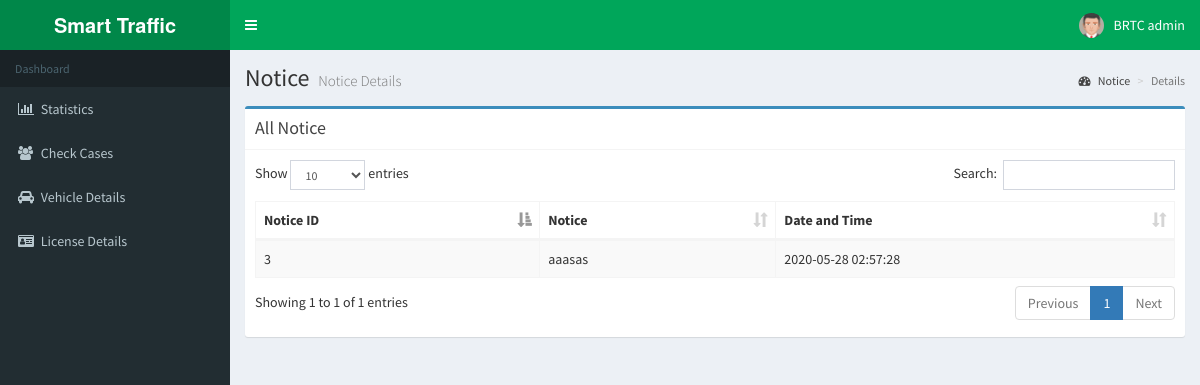
The app's page /traffic_info_admin/notice-role.php (signed in) with its own data.
### tables this page shows
CREATE TABLE `notice` (
  `id` int(11) NOT NULL,
  `notice` varchar(1500) NOT NULL,
  `odience` varchar(100) NOT NULL,
  `date` datetime NOT NULL
);

### traffic_info_admin/notice-role.php (the view, shortened to what this page needs)
<?php session_start();
include_once 'database.php';
?>
<!DOCTYPE html>
<html>
<head>
  <link rel="stylesheet" href="bower_components/bootstrap/dist/css/bootstrap.min.css">
  <link rel="stylesheet" href="bower_components/font-awesome/css/font-awesome.min.css">
  <link rel="stylesheet" href="bower_components/Ionicons/css/ionicons.min.css">
    <link rel="stylesheet" href="bower_components/datatables.net-bs/css/dataTables.bootstrap.min.css">
  <link rel="stylesheet" href="bower_components/bootstrap-daterangepicker/daterangepicker.css">
    <link rel="stylesheet" href="plugins/timepicker/bootstrap-timepicker.min.css">
  <link rel="stylesheet" href="bower_components/bootstrap-datepicker/dist/css/bootstrap-datepicker.min.css">
  <link rel="stylesheet" href="bower_components/select2/dist/css/select2.min.css">
  <link rel="stylesheet" href="dist/css/AdminLTE.min.css">
  <link rel="stylesheet" href="dist/css/skins/_all-skins.min.css">
</head>
<body class="hold-transition skin-green sidebar-mini">
<div class="wrapper">
 <?php include_once 'header.php'; ?>
  <?php include_once 'sidebar.php'; ?>
  <div class="content-wrapper">
    <section class="content-header">
      <h1>
        Notice
        <small>Notice Details</small>
      </h1>
      <ol class="breadcrumb">
        <li><a href="#"><i class="fa fa-dashboard"></i> Notice</a></li>
        <li class="active">Details</li>
      </ol>
    </section>
    <section class="content">
 <div class="row">
          <div class="col-xs-12">
          <div class="box box-primary">
            <div class="box-header with-border">
              <h3 class="box-title">All Notice</h3>
            </div>
            <div class="box-body">
              <table id="example1" class="table table-bordered table-striped">
                <thead>
                <tr>
                  <th>Notice ID</th>
                  <th>Notice</th>
                  <th>Date and Time</th>
                </tr>
                </thead>
                <tbody>
                  <?php
                  $sql = "SELECT * FROM notice where odience='".$_SESSION['role']."' or odience='All'";
                  $result = $conn->query($sql);
                  if ($result->num_rows > 0) {
                     while($row = $result->fetch_assoc()) {
                      echo "<tr><td> " . $row["id"]. " </td><td> " . $row["notice"]." </td><td> " . $row["date"]." </td>
                      </tr>";
                       }
                                  }
                  ?>
                </tbody>
              </table>
            </div>
          </div>
          </div>
        </div>
    </section>
  </div>
</div>
</body>
</html>

### records on screen
notice: id "3", notice "aaasas", date "2020-05-28 02:57:28"

### other values on screen
$_SESSION['user'] "BRTC admin"
